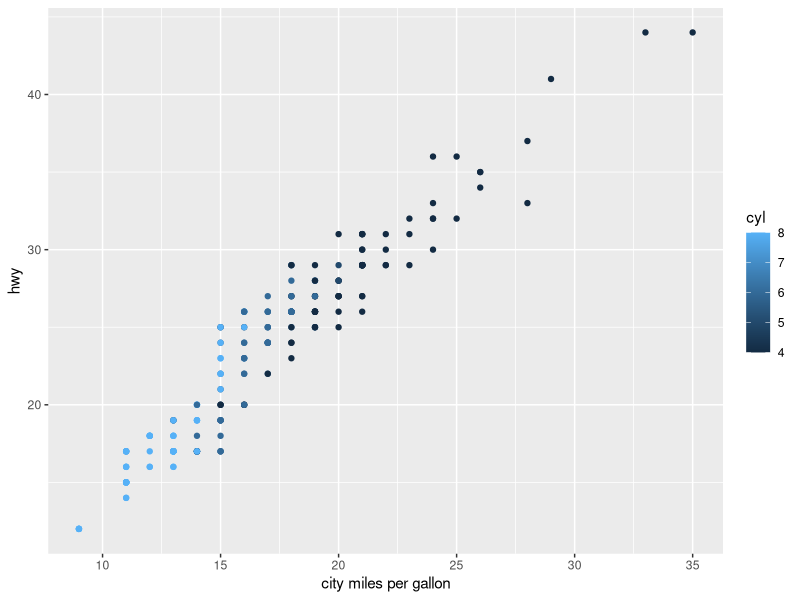
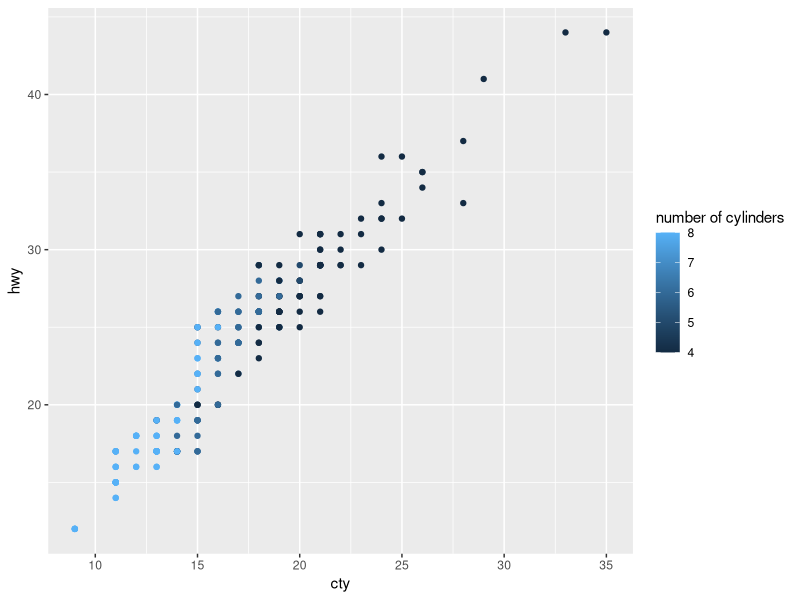
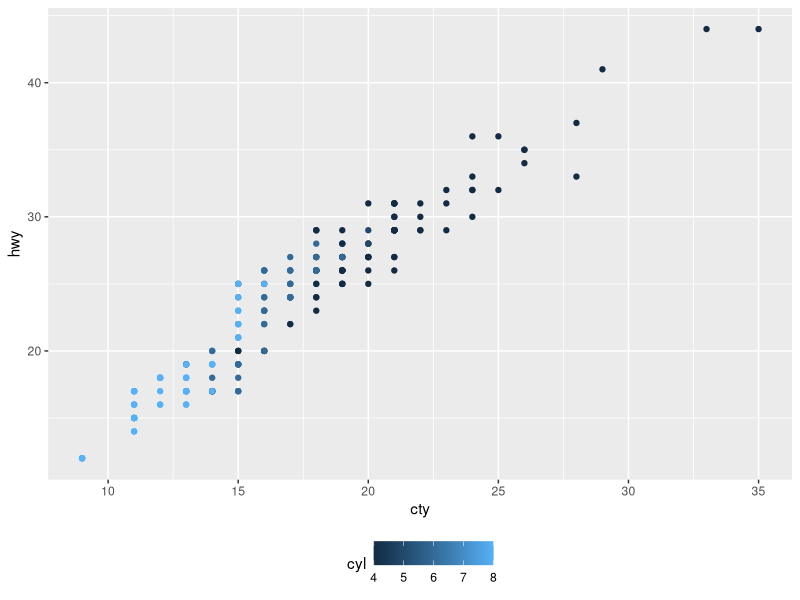
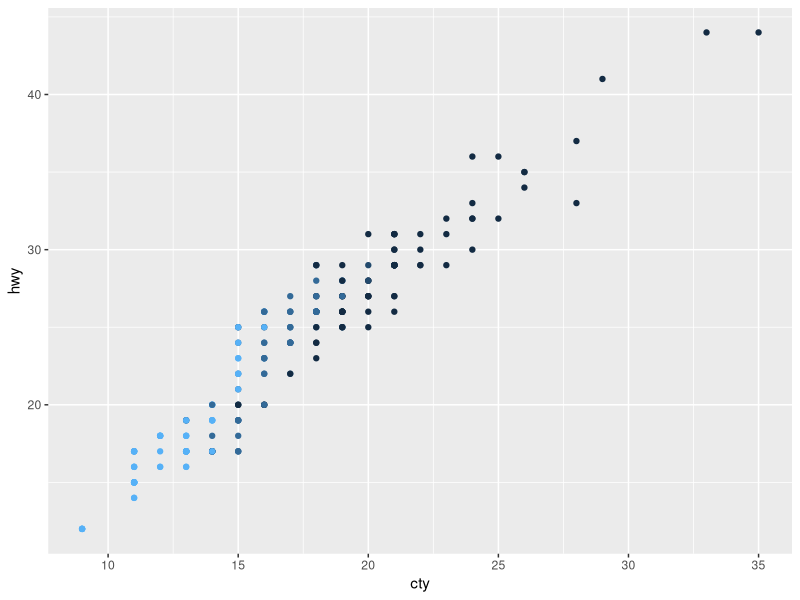
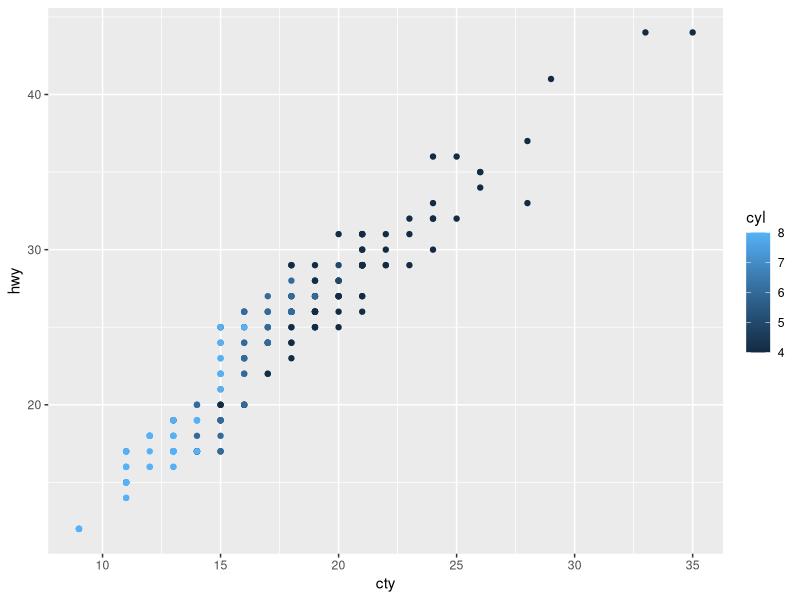
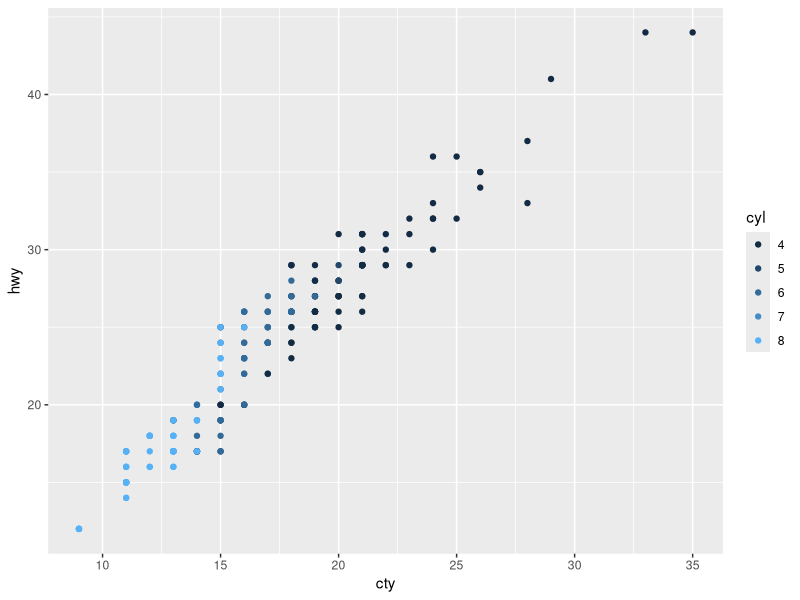

These charts were generated, in order, by the following R code:
## ---- chunk 1
knitr::opts_chunk$set(echo = TRUE)
knitr::opts_chunk$set(fig.width=4)
knitr::opts_chunk$set(fig.height=3)
library(ggplot2)
library(dplyr)
## ---- chunk 2
t <- ggplot(mpg, aes(cty, hwy, color=cyl)) + geom_point() 
t + scale_x_continuous(name='city miles per gallon')
t + labs(color='number of cylinders')
t + theme(legend.position='bottom')
t + guides(color='none')
t + guides(color='colorbar')
t + guides(color='legend')


